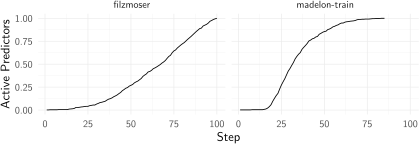

Source code (R):
library(readr)
library(dplyr)
library(tidyr)
library(here)
library(ggplot2)
library(cowplot)
library(tikzDevice)

source(here("R", "utils.R"))

options(
  tikzDocumentDeclaration =
    "\\documentclass[10pt]{beamer}\n"
)

d_raw <- read_rds(here("results", "realdata-path-accuracy.rds"))

d <-
  d_raw %>%
  filter(method == "grid") %>%
  select(-family, -method, -time, -new_active_target) %>%
  unnest(c(step, new_active)) %>%
  group_by(dataset) %>%
  mutate(new_active_cumsum = cumsum(new_active)/sum(new_active))

pl <- ggplot(d, aes(step, new_active_cumsum)) +
  geom_line() +
  facet_wrap("dataset") + 
  theme_minimal(base_size = 9) +
  labs(x = "Step", y = "Active Predictors")

file <- here("figures", "grid-paths.tex")

tikz(file, width = 4.3, height = 1.6, standAlone = TRUE)
print(pl)
dev.off()

renderPdf(file)
